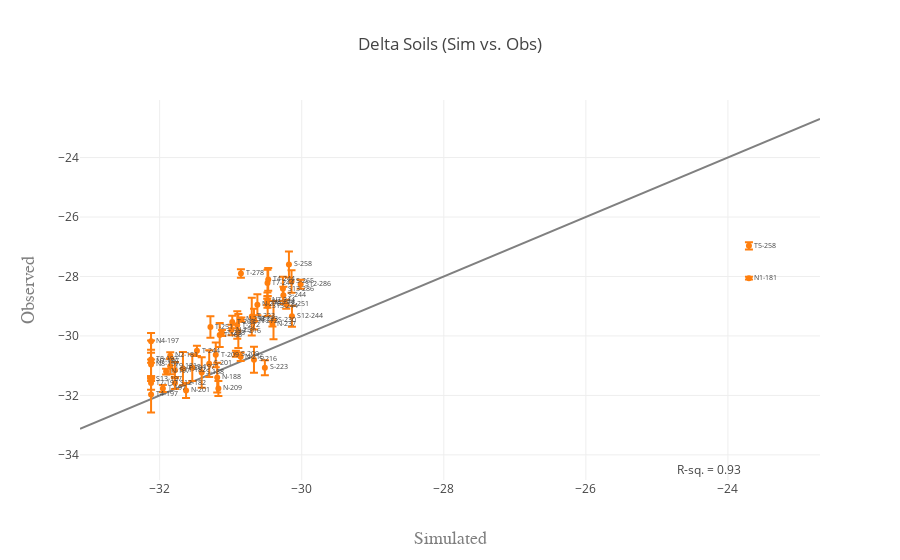

Notebook cell for this chart:
### Code cell
test_var = 'd13C'
sd = 'd13C.SD'

data = [get_xy_line(delta_dat, test_var, delta=True), 
        get_scatter(delta_dat, test_var, sd)]

fig = go.Figure(data=data, layout=get_layout(delta_dat, test_var, title='Delta Soils (Sim vs. Obs)'))
iplot(fig)

### Figure 1 — Plotly figure (JSON) as saved in the notebook; plotly's stock layout.template omitted (floating-point values rounded to 4 significant figures)
{"data": [{"marker": {"color": "grey", "opacity": 0.9}, "mode": "lines", "type": "scatter", "x": [-33.12, -22.7], "y": [-33.12, -22.7]}, {"error_y": {"array": [0.04596, 0.1136, 0.282, 0.05583, 0.2553, 0.3945, 0.1061, 0.6041, 0.3818, 0.1221, 0.2232, 0.4497, 0.6438, 0.267, 0.2702, 0.2017, 0.35, 0.1513, 0.07071, 0.3338, 0.4073, 0.5, 0.1, 0.2517, 0.2517, 0.1414, 0.3512, 0.08165, 0.1732, 0.07071, null, 0.3536, 0.4041, 0.1155, 0.5568, 0.4163, 0.5686, 0.6364, 0.1732, 0.3606, 0.1, 0.2082, 0.4619, 0.1414, 0.5132, 0.4509, 0.4509, 0.1, 0.4359, 0.2517, 0.6429, 0.2887, 0.1528, 0.4359, 0.3786], "symmetric": true, "type": "data"}, "mode": "markers+text", "text": ["N1-181", "N2-181", "N4-197", "N7-197", "N7-244", "N8-197", "N8-244", "T4-197", "T4-244", "T5-258", "T7-197", "T7-244", "T8-197", "T9-181", "S11-182", "S12-182", "S12-244", "S12-286", "S13-197", "S13-244", "S13-286", "N-188", "N-197", "N-201", "N-209", "N-216", "N-223", "N-237", "N-251", "N-258", "N-272", "N-278", "T-188", "T-197", "T-201", "T-209", "T-216", "T-223", "T-244", "T-251", "T-258", "T-265", "T-272", "T-278", "S-188", "S-197", "S-201", "S-209", "S-216", "S-223", "S-230", "S-244", "S-251", "S-258", "S-265"], "textfont": {"size": 7}, "textposition": "right", "type": "scatter", "x": [-23.7, -31.85, -32.12, -32.12, -30.48, -32.12, -30.49, -32.12, -30.47, -23.7, -32.12, -30.48, -32.12, -31.85, -31.79, -31.79, -30.14, -30.02, -32.12, -30.48, -30.26, -31.19, -31.91, -31.63, -31.17, -30.86, -30.67, -30.41, -30.99, -30.85, -30.67, -30.62, -31.15, -31.95, -31.67, -31.21, -30.89, -30.7, -31.48, -31.29, -31.12, -30.98, -30.91, -30.86, -31.41, -31.54, -31.3, -30.93, -30.67, -30.52, -30.4, -30.26, -30.22, -30.18, -30.14], "y": [-28.06, -30.66, -30.18, -30.85, -28.8, -30.96, -28.86, -31.97, -28.1, -26.97, -31.58, -28.22, -30.8, -31.02, -31.15, -31.58, -29.34, -28.26, -31.44, -28.99, -28.41, -31.4, -31.2, -31.83, -31.77, -30.7, -29.43, -29.6, -29.8, -29.45, -29.5, -28.95, -29.97, -31.77, -31.1, -30.63, -29.83, -29.35, -30.5, -29.7, -29.9, -29.53, -29.63, -27.9, -31.23, -31.07, -30.93, -30.6, -30.8, -31.07, -29.47, -28.63, -28.93, -27.6, -28.17]}], "layout": {"annotations": [{"showarrow": false, "text": "R-sq. = 0.93", "x": -24.27, "y": -34.49}], "showlegend": false, "title": "Delta Soils (Sim vs. Obs)", "xaxis": {"title": "Simulated", "titlefont": {"color": "#7f7f7f", "family": "Courier New, monospace", "size": 18}}, "yaxis": {"title": "Observed", "titlefont": {"color": "#7f7f7f", "family": "Courier New, monospace", "size": 18}}}}
